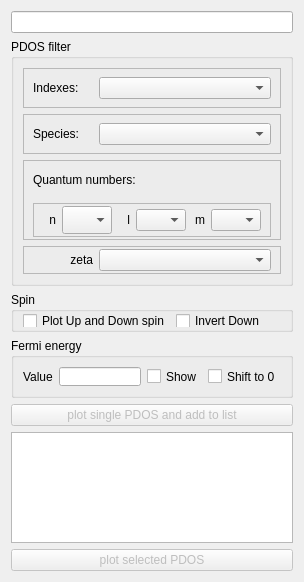
          <widget class="QWidget" name="page_9">
           <property name="geometry">
            <rect>
             <x>0</x>
             <y>0</y>
             <width>304</width>
             <height>582</height>
            </rect>
           </property>
           <attribute name="label">
            <string>PDOS</string>
           </attribute>
           <layout class="QVBoxLayout" name="verticalLayout_27">
            <item>
             <widget class="QLineEdit" name="FormActionsLinePDOSfile">
              <property name="readOnly">
               <bool>true</bool>
              </property>
             </widget>
            </item>
            <item>
             <widget class="QGroupBox" name="groupBox_11">
              <property name="title">
               <string>PDOS filter</string>
              </property>
              <layout class="QVBoxLayout" name="verticalLayout_29">
               <item>
                <widget class="QFrame" name="frame_39">
                 <property name="minimumSize">
                  <size>
                   <width>0</width>
                   <height>40</height>
                  </size>
                 </property>
                 <property name="maximumSize">
                  <size>
                   <width>16777215</width>
                   <height>40</height>
                  </size>
                 </property>
                 <property name="frameShape">
                  <enum>QFrame::StyledPanel</enum>
                 </property>
                 <property name="frameShadow">
                  <enum>QFrame::Raised</enum>
                 </property>
                 <property name="lineWidth">
                  <number>0</number>
                 </property>
                 <layout class="QHBoxLayout" name="horizontalLayout_27">
                  <property name="topMargin">
                   <number>2</number>
                  </property>
                  <property name="bottomMargin">
                   <number>2</number>
                  </property>
                  <item>
                   <widget class="QLabel" name="label_34">
                    <property name="maximumSize">
                     <size>
                      <width>60</width>
                      <height>16777215</height>
                     </size>
                    </property>
                    <property name="text">
                     <string>Indexes:</string>
                    </property>
                   </widget>
                  </item>
                  <item>
                   <widget class="QComboBox" name="FormActionsComboPDOSIndexes"/>
                  </item>
                 </layout>
                </widget>
               </item>
               <item>
                <widget class="QFrame" name="frame_40">
                 <property name="minimumSize">
                  <size>
                   <width>0</width>
                   <height>40</height>
                  </size>
                 </property>
                 <property name="maximumSize">
                  <size>
                   <width>16777215</width>
                   <height>40</height>
                  </size>
                 </property>
                 <property name="frameShape">
                  <enum>QFrame::StyledPanel</enum>
                 </property>
                 <property name="frameShadow">
                  <enum>QFrame::Raised</enum>
                 </property>
                 <property name="lineWidth">
                  <number>0</number>
                 </property>
                 <layout class="QHBoxLayout" name="horizontalLayout_28">
                  <property name="topMargin">
                   <number>2</number>
                  </property>
                  <property name="bottomMargin">
                   <number>2</number>
                  </property>
                  <item>
                   <widget class="QLabel" name="label_35">
                    <property name="maximumSize">
                     <size>
                      <width>60</width>
                      <height>16777215</height>
                     </size>
                    </property>
                    <property name="text">
                     <string>Species:</string>
                    </property>
                   </widget>
                  </item>
                  <item>
                   <widget class="QComboBox" name="FormActionsComboPDOSspecies"/>
                  </item>
                 </layout>
                </widget>
               </item>
               <item>
                <widget class="QFrame" name="frame_41">
                 <property name="minimumSize">
                  <size>
                   <width>0</width>
                   <height>80</height>
                  </size>
                 </property>
                 <property name="maximumSize">
                  <size>
                   <width>16777215</width>
                   <height>80</height>
                  </size>
                 </property>
                 <property name="frameShape">
                  <enum>QFrame::StyledPanel</enum>
                 </property>
                 <property name="frameShadow">
                  <enum>QFrame::Raised</enum>
                 </property>
                 <property name="lineWidth">
                  <number>0</number>
                 </property>
                 <layout class="QVBoxLayout" name="verticalLayout_28">
                  <property name="topMargin">
                   <number>2</number>
                  </property>
                  <property name="bottomMargin">
                   <number>2</number>
                  </property>
                  <item>
                   <widget class="QLabel" name="label_36">
                    <property name="maximumSize">
                     <size>
                      <width>180000</width>
                      <height>16777215</height>
                     </size>
                    </property>
                    <property name="text">
                     <string>Quantum numbers:</string>
                    </property>
                   </widget>
                  </item>
                  <item>
                   <widget class="QFrame" name="frame_36">
                    <property name="frameShape">
                     <enum>QFrame::StyledPanel</enum>
                    </property>
                    <property name="frameShadow">
                     <enum>QFrame::Raised</enum>
                    </property>
                    <property name="lineWidth">
                     <number>0</number>
                    </property>
                    <layout class="QHBoxLayout" name="horizontalLayout_24">
                     <property name="topMargin">
                      <number>2</number>
                     </property>
                     <property name="bottomMargin">
                      <number>2</number>
                     </property>
                     <item>
                      <widget class="QLabel" name="label_29">
                       <property name="lineWidth">
                        <number>0</number>
                       </property>
                       <property name="text">
                        <string>n</string>
                       </property>
                       <property name="alignment">
                        <set>Qt::AlignRight|Qt::AlignTrailing|Qt::AlignVCenter</set>
                       </property>
                      </widget>
                     </item>
                     <item>
                      <widget class="QComboBox" name="FormActionsComboPDOSn">
                       <property name="maximumSize">
                        <size>
                         <width>50</width>
                         <height>40</height>
                        </size>
                       </property>
                      </widget>
                     </item>
                     <item>
                      <widget class="QLabel" name="label_30">
                       <property name="text">
                        <string>l</string>
                       </property>
                       <property name="alignment">
                        <set>Qt::AlignRight|Qt::AlignTrailing|Qt::AlignVCenter</set>
                       </property>
                      </widget>
                     </item>
                     <item>
                      <widget class="QComboBox" name="FormActionsComboPDOSl">
                       <property name="maximumSize">
                        <size>
                         <width>50</width>
                         <height>16777215</height>
                        </size>
                       </property>
                      </widget>
                     </item>
                     <item>
                      <widget class="QLabel" name="label_31">
                       <property name="text">
                        <string>m</string>
                       </property>
                       <property name="alignment">
                        <set>Qt::AlignRight|Qt::AlignTrailing|Qt::AlignVCenter</set>
                       </property>
                      </widget>
                     </item>
                     <item>
                      <widget class="QComboBox" name="FormActionsComboPDOSm">
                       <property name="maximumSize">
                        <size>
                         <width>50</width>
                         <height>16777215</height>
                        </size>
                       </property>
                      </widget>
                     </item>
                    </layout>
                   </widget>
                  </item>
                 </layout>
                </widget>
               </item>
               <item>
                <widget class="QFrame" name="frame_35">
                 <property name="frameShape">
                  <enum>QFrame::StyledPanel</enum>
                 </property>
                 <property name="frameShadow">
                  <enum>QFrame::Raised</enum>
                 </property>
                 <property name="lineWidth">
                  <number>0</number>
                 </property>
                 <layout class="QHBoxLayout" name="horizontalLayout_23">
                  <property name="topMargin">
                   <number>2</number>
                  </property>
                  <property name="bottomMargin">
                   <number>2</number>
                  </property>
                  <item>
                   <widget class="QLabel" name="label_32">
                    <property name="maximumSize">
                     <size>
                      <width>60</width>
                      <height>16777215</height>
                     </size>
                    </property>
                    <property name="text">
                     <string>zeta</string>
                    </property>
                    <property name="alignment">
                     <set>Qt::AlignRight|Qt::AlignTrailing|Qt::AlignVCenter</set>
                    </property>
                   </widget>
                  </item>
                  <item>
                   <widget class="QComboBox" name="FormActionsComboPDOSz"/>
                  </item>
                 </layout>
                </widget>
               </item>
              </layout>
             </widget>
            </item>
            <item>
             <widget class="QGroupBox" name="groupBox_12">
              <property name="minimumSize">
               <size>
                <width>0</width>
                <height>40</height>
               </size>
              </property>
              <property name="maximumSize">
               <size>
                <width>16777215</width>
                <height>40</height>
               </size>
              </property>
              <property name="title">
               <string>Spin</string>
              </property>
              <layout class="QHBoxLayout" name="horizontalLayout_26">
               <property name="topMargin">
                <number>2</number>
               </property>
               <property name="bottomMargin">
                <number>2</number>
               </property>
               <item>
                <widget class="QCheckBox" name="FormActionsCheckPDOS">
                 <property name="text">
                  <string>Plot Up and Down spin</string>
                 </property>
                </widget>
               </item>
               <item>
                <widget class="QCheckBox" name="FormActionsCheckPDOS_2">
                 <property name="text">
                  <string>Invert Down</string>
                 </property>
                </widget>
               </item>
              </layout>
             </widget>
            </item>
            <item>
             <widget class="QGroupBox" name="groupBox_18">
              <property name="minimumSize">
               <size>
                <width>0</width>
                <height>60</height>
               </size>
              </property>
              <property name="maximumSize">
               <size>
                <width>16777215</width>
                <height>60</height>
               </size>
              </property>
              <property name="title">
               <string>Fermi energy</string>
              </property>
              <layout class="QHBoxLayout" name="horizontalLayout_25">
               <item>
                <widget class="QLabel" name="label_33">
                 <property name="text">
                  <string>Value</string>
                 </property>
                </widget>
               </item>
               <item>
                <widget class="QLineEdit" name="FormActionsEditPDOSefermi">
                 <property name="readOnly">
                  <bool>true</bool>
                 </property>
                </widget>
               </item>
               <item>
                <widget class="QCheckBox" name="FormActionsCheckBANDSfermyShow_2">
                 <property name="text">
                  <string>Show</string>
                 </property>
                </widget>
               </item>
               <item>
                <widget class="QCheckBox" name="FormActionsCheckBANDSfermyShift_2">
                 <property name="text">
                  <string>Shift to 0</string>
                 </property>
                </widget>
               </item>
              </layout>
             </widget>
            </item>
            <item>
             <widget class="QPushButton" name="FormActionsButtonPlotPDOS">
              <property name="enabled">
               <bool>false</bool>
              </property>
              <property name="text">
               <string>plot single PDOS and add to list</string>
              </property>
             </widget>
            </item>
            <item>
             <widget class="QListWidget" name="FormActionsListPDOS">
              <property name="selectionMode">
               <enum>QAbstractItemView::ExtendedSelection</enum>
              </property>
             </widget>
            </item>
            <item>
             <widget class="QPushButton" name="FormActionsButtonPlotPDOSselected">
              <property name="enabled">
               <bool>false</bool>
              </property>
              <property name="text">
               <string>plot selected PDOS</string>
              </property>
             </widget>
            </item>
           </layout>
          </widget>
